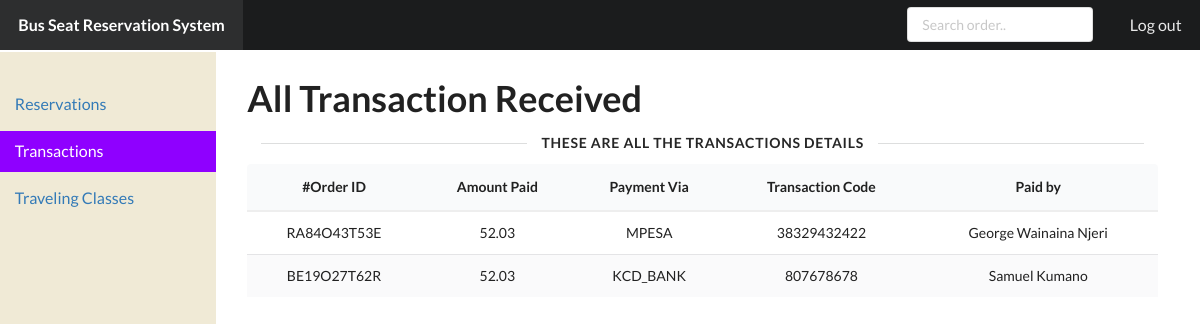
The page /admin/transactions.php (signed in) on the database its author committed.
### tables this page shows
CREATE TABLE IF NOT EXISTS `booking_details` (
  `order_ref` varchar(255) NOT NULL,
  `fullname` varchar(120) NOT NULL,
  `contact` varchar(40) DEFAULT NULL,
  `gender` varchar(40) DEFAULT NULL,
  `class_reserved` varchar(255) NOT NULL,
  `destination` varchar(180) NOT NULL,
  `seats_reserved` varchar(50) NOT NULL DEFAULT '1',
  `date_reserved` varchar(50) DEFAULT NULL,
  `transaction_id` varchar(190) NOT NULL,
  `account` varchar(130) NOT NULL,
  `amount` varchar(50) NOT NULL,
  PRIMARY KEY (`order_ref`),
  KEY `available_classbooking_details` (`class_reserved`),
  KEY `transaction_id` (`transaction_id`)
);

### admin/transactions.php (the view, shortened to what this page needs)
<!DOCTYPE html>
<html>
  <head>
    <link href="static/dist/semantic-ui/semantic.min.css" rel="stylesheet" type="text/css" />
    <link href="static/stylesheets/default.css" rel="stylesheet" type="text/css" />
    <link href="static/stylesheets/pandoc-code-highlight.css" rel="stylesheet" type="text/css" />
  </head>
  <body>
    <div class="ui inverted huge borderless fixed fluid menu">
      <a class="header item">Bus Seat Reservation System</a>
      <div class="right menu">
        <div class="item">
          <div class="ui small input">
		  <form>
            <input placeholder="Search order.." name="search" />
			</form>
          </div>
        </div>
        <a class="item" href="logout.php">Log out</a>
      </div>
    </div>
    <div class="ui grid">
      <div class="row">
        <div class="column" id="sidebar">
          <div class="ui secondary vertical fluid menu">
            <a class="item" href="bookings.php">Reservations</a><a class="item active" href="transactions.php">Transactions</a><a class="item" href="travelclass.php">Traveling Classes</a>
          </div>
        </div>
        <div class="column" id="content" style="display:none">
	<div class="ui grid">
            <div class="row">
         <h1 class="ui huge header">All Transaction Received</h1>
         </div>
        <div class="ui horizontal divider"> These are all the Transactions Details</div>
		<div class="row">
            <table class="ui single line striped selectable center aligned  table">
<thead><tr><th>#Order ID</th><th>Amount Paid</th><th>Payment Via</th><th>Transaction Code</th><th>Paid by</th></tr></thead>
<tbody>
<?php
require("../dbengine/dbconnect.php");
if(isset($_GET['search'])){$search=$_GET['search'];$data=mysqli_query($conn,"SELECT order_ref,fullname,amount,account,transaction_id FROM booking_details WHERE order_ref LIKE '%$search%' or transaction_id LIKE '%$search%' or account LIKE '%$search%' or fullname LIKE '%$search%'");}
else{$data=mysqli_query($conn,"SELECT order_ref,fullname,amount,account,transaction_id FROM booking_details");}
if(($data) && (mysqli_num_rows($data) >0)){
while($row=mysqli_fetch_assoc($data))
{
echo("<tr><td>".$row['order_ref']."</td><td>".$row['amount']."</td><td>".$row['account']."</td><td>".$row['transaction_id']."</td><td>".$row['fullname']."</td></tr>");
}
}
else{
echo "<tr><td colspan='5'>No records match found! </td></tr>";
}
?>
</tbody>
            </table>
            </div>
			</div>
		</div>
	  </div>
    </div>
  </body>
</html>

### admin/static/stylesheets/default.css (style rules this page uses)
body { -webkit-font-smoothing: antialiased; -moz-osx-font-smoothing: grayscale; text-rendering: optimizeLegibility; }
.ui.menu { border-radius: 0; box-shadow: none; margin-bottom: 0; -moz-font-feature-settings: "smcp" 0, "onum" 0; -ms-font-feature-settings: "smcp" 0, "onum" 0; -o-font-feature-settings: "smcp" 0, "onum" 0; -webkit-font-feature-settings: "smcp" 0, "onum" 0; font-feature-settings: "smcp" 0, "onum" 0; }
.ui.menu form { font-size: 14px; }
.ui.menu input { -moz-font-feature-settings: "smcp" 0, "onum" 0; -ms-font-feature-settings: "smcp" 0, "onum" 0; -o-font-feature-settings: "smcp" 0, "onum" 0; -webkit-font-feature-settings: "smcp" 0, "onum" 0; font-feature-settings: "smcp" 0, "onum" 0; font-size: 14px; }

### admin/transactions.php (style rules this page uses)
body { display: relative; }
#sidebar { position: fixed; top: 51.8px; left: 0; bottom: 0; width: 18%; background-color: #f0ead6; padding: 0px; }
#sidebar .ui.menu { margin: 2em 0 0; font-size: 16px; }
#sidebar .ui.menu > a.item { color: #337ab7; border-radius: 0 !important; }
#sidebar .ui.menu > a.item.active { background-color: #8F00FF; color: white; border: none !important; }
#content { margin-left: 19%; width: 81%; margin-top: 3em; padding-left: 3em; float: left; }
#content > .ui.grid { padding-right: 4em; padding-bottom: 3em; }
#content h1 { font-size: 36px; }
#content .ui.divider:not(.hidden) { margin: 0; }
#content table.ui.table { border: none; }
#content table.ui.table thead th { border-bottom: 2px solid #eee !important; }

### rows shown on the page
booking_details: order_ref "RA84O43T53E", amount "52.03", account "MPESA", transaction "38329432422", fullname "George Wainaina Njeri"
booking_details: order_ref "BE19O27T62R", amount "52.03", account "KCD_BANK", transaction "807678678", fullname "Samuel Kumano"
